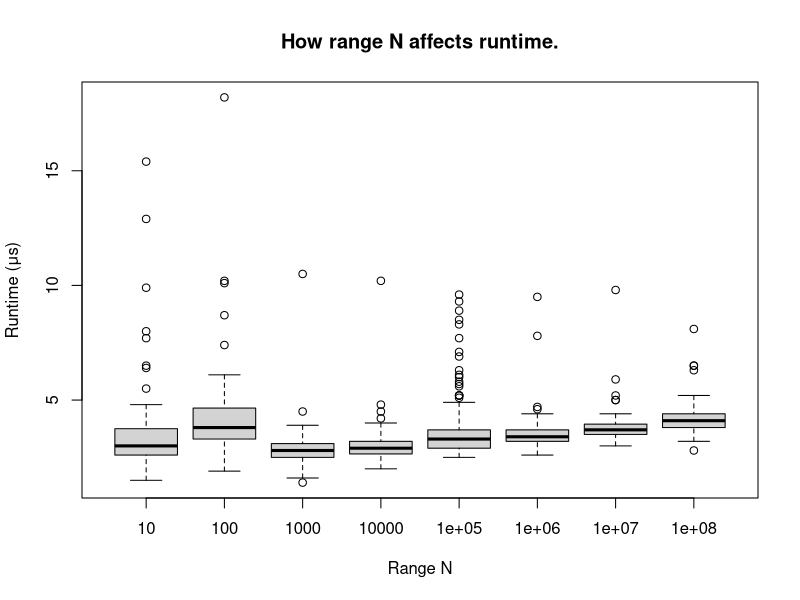
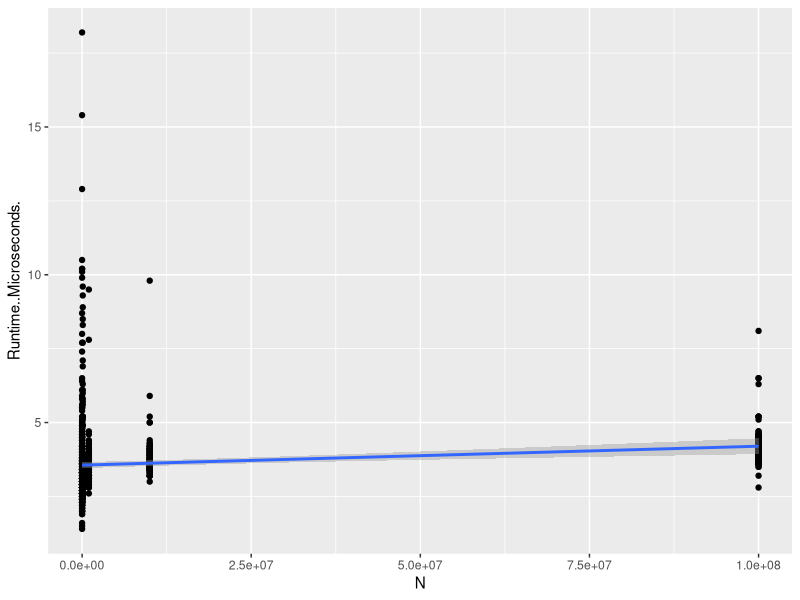
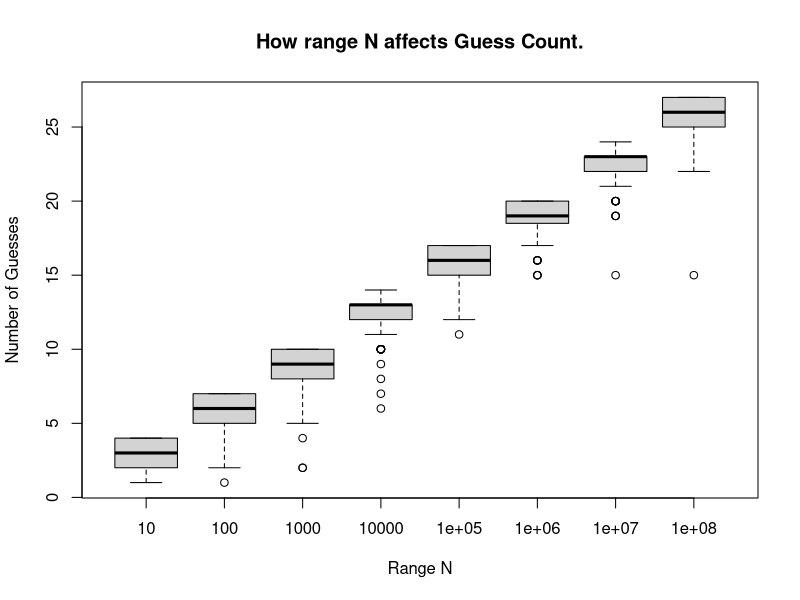
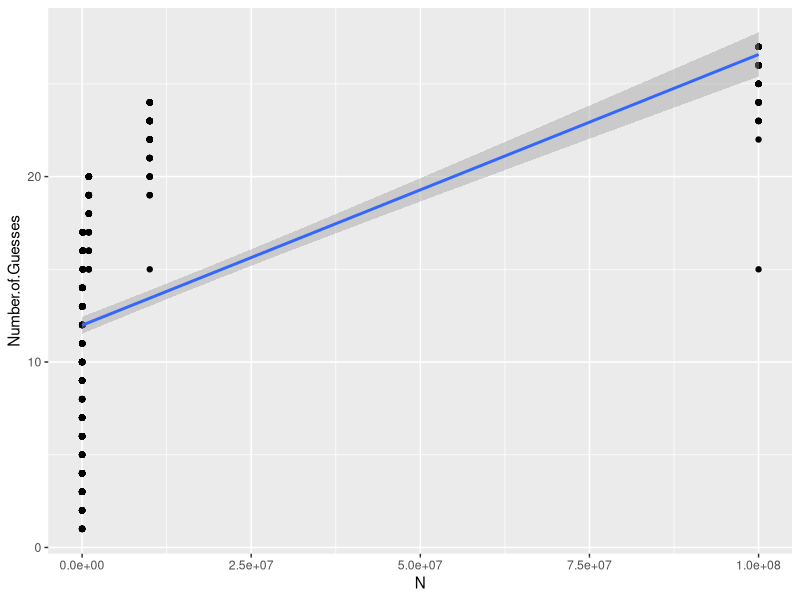
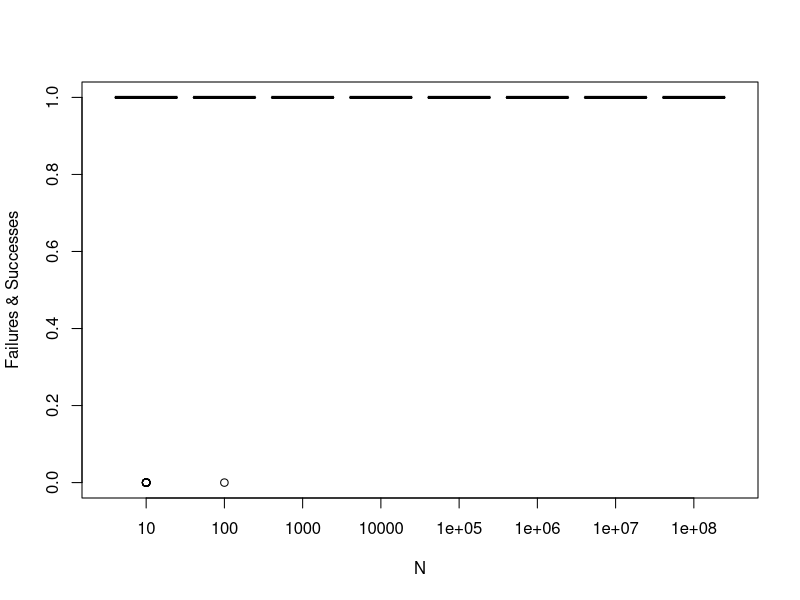

Write the R code that produced these figures, in order.
library(readxl)
library(ggplot2)

DPD_data= data.frame(read_excel('Bisection_Data.xlsx'))
a <- DPD_data[, 3]
b <- DPD_data[, 2]

boxplot(b~a, data=DPD_data, xlab = "Range N", ylab = "Runtime (μs)", main = "How range N affects runtime.")
ggplot(DPD_data, aes(x=N, y=Runtime..Microseconds.))+geom_point()+geom_smooth(method="lm")

b <- DPD_data[, 1]

boxplot(b~a, data=DPD_data, xlab = "Range N", ylab = "Number of Guesses", main = "How range N affects Guess Count.")
ggplot(DPD_data, aes(x=N, y=Number.of.Guesses))+geom_point()+geom_smooth(method="lm")

c <- DPD_data[,4]
boxplot(c~a, data=DPD_data, ylab="Failures & Successes", xlab="N")
